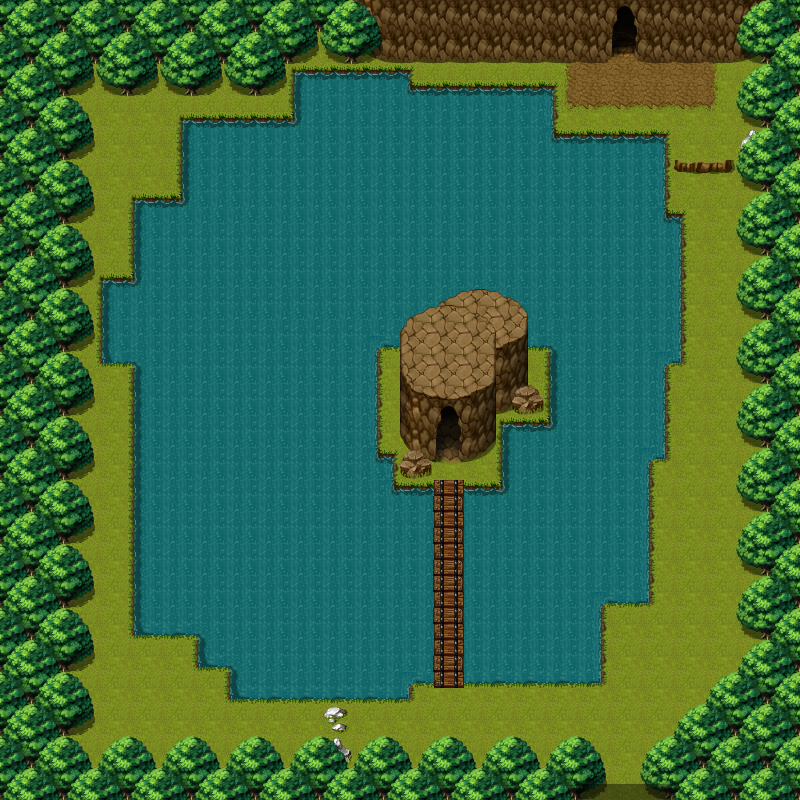

Below is a game level as drawn by its tile map, then a one-line description and the .tmx that defines it (tile-layer data replaced by summaries):
An orthogonal 50x50 tile map with 16x16 px tiles, 12 tile layers (Ground, Paths, Features_-1, Mountain, ...) and 62 objects (exit_saker_lake_forest, spawn_exit_forest, exit_saker_lake_cave, spawn_exit_cave, spawn_dc_0, ...).

<map version="1.0" orientation="orthogonal" width="50" height="50" tilewidth="16" tileheight="16">
 <tileset firstgid="1" name="Master" tilewidth="16" tileheight="16">
  <image source="master.png" width="2000" height="1500" />
 </tileset>
 <layer name="Ground" width="50" height="50">
  <data>[2500 cells, 2500 non-empty, 36 distinct tile ids]</data>
 </layer>
 <layer name="Paths" width="50" height="50">
  <data>[2500 cells, 12 non-empty, 10 distinct tile ids]</data>
 </layer>
 <layer name="Features_-1" width="50" height="50">
  <data>[2500 cells, 16 non-empty, 9 distinct tile ids]</data>
 </layer>
 <layer name="Mountain" width="50" height="50">
  <data>[2500 cells, 104 non-empty, 32 distinct tile ids]</data>
 </layer>
 <layer name="Trees" width="50" height="50">
  <data>[2500 cells, 760 non-empty, 32 distinct tile ids]</data>
 </layer>
 <layer name="Water" width="50" height="50">
  <data>[2500 cells, 1262 non-empty, 22 distinct tile ids]</data>
 </layer>
 <layer name="Island" width="50" height="50">
  <data>[2500 cells, 108 non-empty, 19 distinct tile ids]</data>
 </layer>
 <layer name="Bridge" width="50" height="50">
  <data>[2500 cells, 26 non-empty, 6 distinct tile ids]</data>
 </layer>
 <layer name="Cave_0" width="50" height="50">
  <data>[2500 cells, 17 non-empty, 17 distinct tile ids]</data>
 </layer>
 <layer name="Cave" width="50" height="50">
  <data>[2500 cells, 80 non-empty, 61 distinct tile ids]</data>
 </layer>
 <layer name="Features_1" width="50" height="50">
  <data>[2500 cells, 12 non-empty, 5 distinct tile ids]</data>
 </layer>
 <layer name="RenderOnTop" width="50" height="50">
  <data>[2500 cells, 74 non-empty, 17 distinct tile ids]</data>
 </layer>
 <objectgroup name="entities" width="50" height="50">
  <object name="exit_saker_lake_forest" x="608" y="784" width="32" height="16">
   <properties>
    <property name="map" value="map/saker_forest.tmx" />
    <property name="script" value="script/entity/generic_door.js" />
   </properties>
  </object>
  <object name="spawn_exit_forest" x="608" y="736" width="16" height="16">
   <properties>
    <property name="condition" value="door_exit_saker_forest_lake" />
    <property name="noclip" value="true" />
    <property name="script" value="script/entity/spawn_conditional.js" />
    <property name="type" value="0" />
   </properties>
  </object>
  <object name="exit_saker_lake_cave" x="432" y="400" width="32" height="48">
   <properties>
    <property name="map" value="map/saker_cave_entrance.tmx" />
    <property name="script" value="script/entity/generic_door.js" />
   </properties>
  </object>
  <object name="spawn_exit_cave" x="432" y="448" width="16" height="16">
   <properties>
    <property name="condition" value="door_exit_saker_cave_lake" />
    <property name="noclip" value="true" />
    <property name="script" value="script/entity/spawn_conditional.js" />
    <property name="type" value="0" />
   </properties>
  </object>
  <object name="spawn_dc_0" x="672" y="160" width="64" height="16">
   <properties>
    <property name="config" value="config/entity/directional_collision.xml" />
    <property name="direction" value="down" />
    <property name="script" value="script/entity/entity_spawn.js" />
    <property name="set_size" value="true" />
   </properties>
  </object>
 </objectgroup>
 <objectgroup name="collisions" width="50" height="50">
  <object x="400" y="336" width="32" height="144" />
  <object x="464" y="336" width="32" height="128" />
  <object x="496" y="336" width="32" height="80" />
  <object x="528" y="384" width="16" height="32" />
  <object x="432" y="336" width="32" height="64" />
  <object x="736" y="352" width="32" height="32" />
  <object x="736" y="672" width="32" height="128" />
  <object x="704" y="704" width="32" height="96" />
  <object x="672" y="736" width="32" height="64" />
  <object x="640" y="768" width="32" height="32" />
  <object x="320" y="704" width="32" height="64" />
  <object x="368" y="752" width="32" height="16" />
  <object x="432" y="752" width="32" height="16" />
  <object x="496" y="752" width="32" height="16" />
  <object x="560" y="752" width="32" height="16" />
  <object x="736" y="416" width="32" height="32" />
  <object x="736" y="480" width="32" height="32" />
  <object x="736" y="544" width="32" height="32" />
  <object x="736" y="608" width="32" height="32" />
  <object x="176" y="112" width="208" height="528" />
  <object x="192" y="640" width="192" height="32" />
  <object x="384" y="480" width="48" height="208" />
  <object x="224" y="672" width="192" height="32" />
  <object x="464" y="480" width="144" height="208" />
  <object x="496" y="416" width="160" height="64" />
  <object x="608" y="480" width="48" height="128" />
  <object x="656" y="128" width="16" height="336" />
  <object x="672" y="208" width="16" height="160" />
  <object x="544" y="128" width="112" height="288" />
  <object x="384" y="80" width="176" height="272" />
  <object x="288" y="64" width="128" height="48" />
  <object x="128" y="192" width="48" height="448" />
  <object x="0" y="0" width="64" height="800" />
  <object x="64" y="768" width="544" height="32" />
  <object x="304" y="752" width="16" height="16" />
  <object x="240" y="752" width="32" height="16" />
  <object x="176" y="752" width="32" height="16" />
  <object x="112" y="752" width="32" height="16" />
  <object x="64" y="704" width="32" height="32" />
  <object x="64" y="640" width="32" height="32" />
  <object x="64" y="576" width="32" height="32" />
  <object x="64" y="512" width="32" height="32" />
  <object x="64" y="448" width="32" height="32" />
  <object x="64" y="384" width="32" height="32" />
  <object x="64" y="256" width="64" height="96" />
  <object x="96" y="352" width="32" height="16" />
  <object x="64" y="192" width="32" height="32" />
  <object x="64" y="128" width="32" height="32" />
  <object x="64" y="64" width="224" height="32" />
  <object x="64" y="0" width="544" height="64" />
  <object x="640" y="0" width="160" height="64" />
  <object x="768" y="64" width="32" height="736" />
  <object x="736" y="288" width="32" height="32" />
  <object x="736" y="224" width="32" height="32" />
  <object x="736" y="96" width="32" height="96" />
  <object name="spawn_exit_cave_up" x="608" y="48" width="16" height="16">
   <properties>
    <property name="condition" value="door_exit_saker_cave_lake_up" />
    <property name="noclip" value="true" />
    <property name="script" value="script/entity/spawn_conditional.js" />
    <property name="type" value="0" />
   </properties>
  </object>
  <object name="exit_saker_lake_cave_up" x="608" y="0" width="32" height="48">
   <properties>
    <property name="map" value="map/saker_cave.tmx.tmx" />
    <property name="script" value="script/entity/generic_door.js" />
   </properties>
  </object>
 </objectgroup>
</map>
